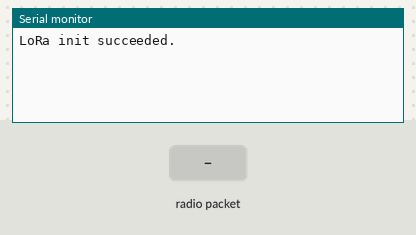
Bench run of a program on a simulated ESP32. On the bench: the last lines printed to the serial monitor. The test bench sets the inputs (shaded band). No radio packets arrive unless stated.

Above: at 1.2 s.
1.3 s: radio packet "|" arrives
At 2.1 s:
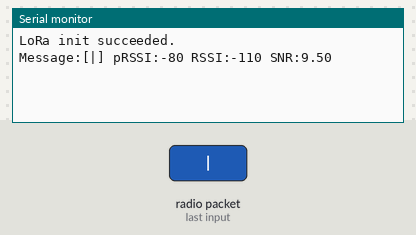
2.8 s: radio packet "0" arrives
At 3.3 s:
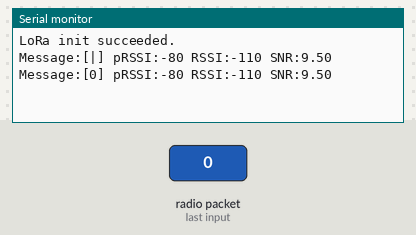

The program:

main.cpp
```cpp
#include <Arduino.h>

#include <SPI.h>
#include <LoRa.h>

const int csPin = 5;     // LoRa radio chip select
const int resetPin = 14; // LoRa radio reset
const int irqPin = 2;    // change for your board; must be a hardware interrupt pin

#include "credential.h"

#define DEBUG
#define _DISABLE_TLS_
#include <WiFi.h>
#include <ThingerESP32.h>

ThingerESP32 thing(USERNAME, DEVICE_ID, DEVICE_CREDENTIAL);
String lora_device_name(LORA_DEVICE_NAME);

unsigned long liter;
int batt;
int prssi;
int rssi;
float psnr;
long pfe;
bool newmsg = false;

void onReceive(int packetSize) {
  int pipe = 0;
  String incoming = "";
  String head = "";
  String sliter = "";
  String sbatt = "";

  // read packet
  for (int i = 0; i < packetSize; i++) {
    char c = (char)LoRa.read();

    incoming += c;
    if (c == '|') {
      pipe++;
    } else {
      switch (pipe) {
      case 0:
        head += c;
        break;
      case 1:
        sliter += c;
        break;
      case 2:
        sbatt += c;
        break;
      }
    }
  }

  prssi = LoRa.packetRssi();
  rssi = LoRa.rssi();
  psnr = LoRa.packetSnr();

  Serial.print("Message:[");
  Serial.print(incoming);
  Serial.print("] pRSSI:");
  Serial.print(prssi);
  Serial.print(" RSSI:");
  Serial.print(rssi);
  Serial.print(" SNR:");
  Serial.println(psnr);

  if (head.compareTo(lora_device_name) == 0) {
    liter = atoi(sliter.c_str());
    batt = atoi(sbatt.c_str());
    Serial.print("Message:[");
    Serial.print(incoming);
    Serial.print("] liter:");
    Serial.print(liter);
    Serial.print(" batt: ");
    Serial.println(batt);
    newmsg = true;
  }
}

void setup() {

  Serial.begin(9600); // initialize serial
  while (!Serial)
    ;

  LoRa.setPins(csPin, resetPin, irqPin); // set CS, reset, IRQ pin
  LoRa.setSpreadingFactor(12);
  if (!LoRa.begin(868E6))  { // initialize ratio at 868 MHz
    Serial.println("LoRa init failed. Check your connections.");
    while (true)
      ; // if failed, do nothing
  }
  LoRa.onReceive(onReceive);

  // put the radio into receive mode
  Serial.println("LoRa init succeeded.");
  thing.add_wifi(WIFI_SSID, WIFI_PWD);
  LoRa.receive();
}

void loop() {
  thing.handle();

  if (newmsg) {
    Serial.println("Sending data to Thinger.io...");
    pson data;
    data["liter"] = liter;
    data["batt"] = batt;
    data["prssi"] = prssi;
    data["rssi"] = rssi;
    data["psnr"] = psnr;
    newmsg = !thing.write_bucket(BUCKET_ID, data);

    Serial.print("Data sent [");
    Serial.print(newmsg);
    Serial.println("]");
  }
}
```

credential.h
```cpp
// thethings.io
#define USERNAME          "username"
#define DEVICE_ID         "device_id"
#define DEVICE_CREDENTIAL "device_cerdential"
#define BUCKET_ID         "bucket_id"

#define LORA_DEVICE_NAME  "lora_device_name"

#define WIFI_SSID         "wifi_ssid"
#define WIFI_PWD          "wifi_password"
```

Measured:
- after the input at 1.3 s, the serial monitor: prints a new line at once (image 1)
- after the input at 2.8 s, the serial monitor: prints a new line at once (image 2)
